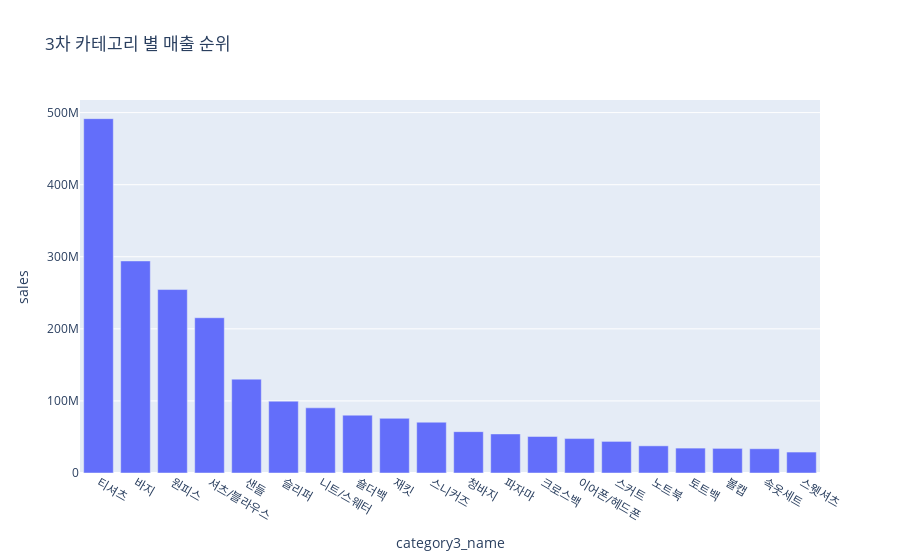

The code cell stored with this chart in its notebook:
### Code cell
fig = px.bar(data_frame=df, x='category3_name', y='sales', title='3차 카테고리 별 매출 순위')
fig.show()

### Figure 1 — Plotly figure (JSON) as saved in the notebook; plotly's stock layout.template omitted (floating-point values rounded to 4 significant figures)
{"data": [{"alignmentgroup": "True", "hovertemplate": "category3_name=%{x}<br>sales=%{y}<extra></extra>", "legendgroup": "", "marker": {"color": "#636efa", "pattern": {"shape": ""}}, "name": "", "offsetgroup": "", "orientation": "v", "showlegend": false, "textposition": "auto", "type": "bar", "x": ["티셔츠", "바지", "원피스", "셔츠/블라우스", "샌들", "슬리퍼", "니트/스웨터", "숄더백", "재킷", "스니커즈", "청바지", "파자마", "크로스백", "이어폰/헤드폰", "스커트", "노트북", "토트백", "볼캡", "속옷세트", "스웻셔츠"], "xaxis": "x", "y": [491626430, 294203260, 254514610, 215415100, 130237904, 99663000, 90422200, 80234096, 75847730, 70483000, 57348900, 54206500, 50670100, 47769100, 43839200, 37688600, 34540800, 34161400, 33671400, 29063200], "yaxis": "y"}], "layout": {"autosize": true, "barmode": "relative", "legend": {"tracegroupgap": 0}, "title": {"text": "3차 카테고리 별 매출 순위"}, "xaxis": {"anchor": "y", "autorange": true, "domain": [0, 1], "range": [-0.5, 19.5], "title": {"text": "category3_name"}, "type": "category"}, "yaxis": {"anchor": "x", "autorange": true, "domain": [0, 1], "range": [0, 517500000.0], "title": {"text": "sales"}, "type": "linear"}}}
